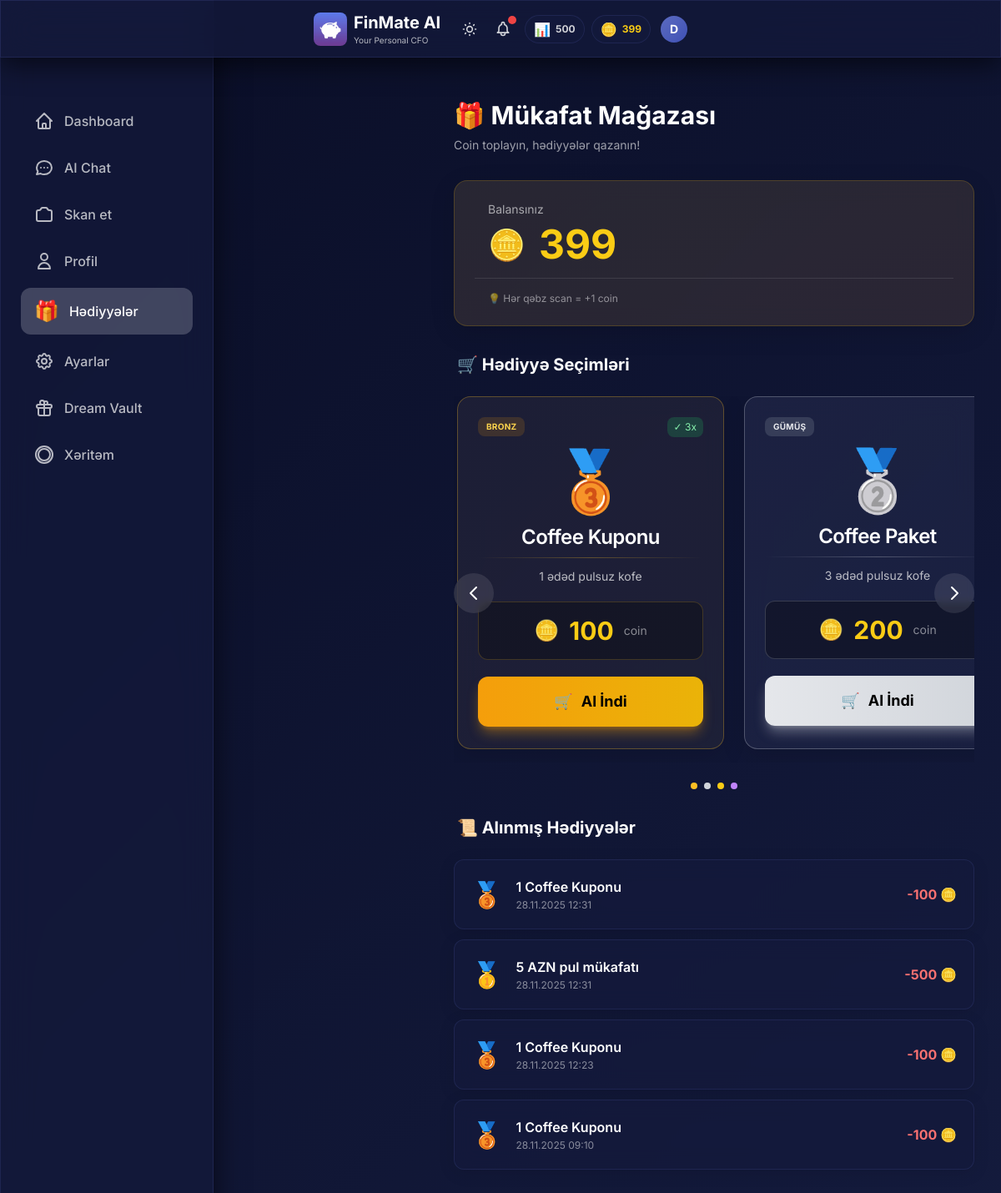
The app's page /rewards (signed in), older data.
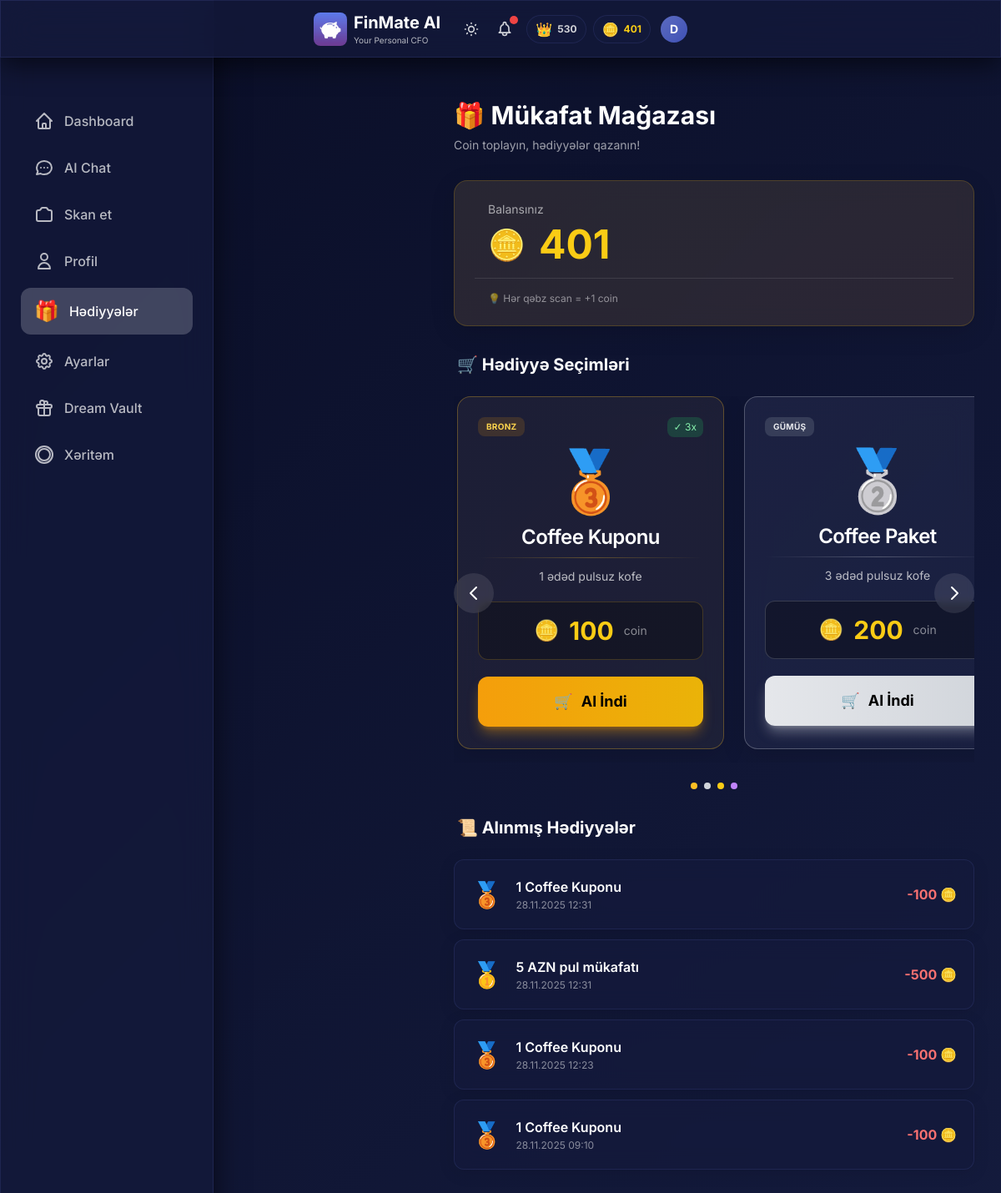
The same page, newer data.
### models.py (models this page shows, shortened)
class User(Base):
    __tablename__ = "users"
    id = Column(Integer, primary_key=True, index=True)
    username = Column(String, unique=True, index=True, nullable=False)
    password_hash = Column(String, nullable=True)  # Hashed password (nullable for demo user)
    monthly_income = Column(Float, nullable=True)  # Monthly salary/income
    monthly_budget = Column(Float, default=1000.0)
    xp_points = Column(Integer, default=0)
    level_title = Column(String, default="Rookie")
    last_rewarded_month = Column(String, nullable=True)  # Format: "YYYY-MM"
    preferred_language = Column(String, default="az")  # az, en, ru
    voice_enabled = Column(Boolean, default=True)
    daily_budget_limit = Column(Float, nullable=True)
    currency = Column(String, default="AZN")  # Display/Base currency
    personality_mode = Column(String, default="normal")  # normal, mom, strict
    is_premium = Column(Boolean, default=False)  # Premium subscription status
    readability_mode = Column(Boolean, default=False)  # Accessibility mode for vision-impaired users
    coins = Column(Integer, default=0)  # FinMate Coins for reward system
    ai_name = Column(String, default="FinMate")  # Customizable AI name
    ai_attitude = Column(String, default="Professional")  # Strict, Funny, Sarcastic, Supportive
    ai_style = Column(String, default="Formal")  # Slang, Shakespearean, Dialect, Short
    ai_persona_mode = Column(String, default="Auto")  # Auto (behavioral profiling) or Manual
    login_streak = Column(Integer, default=0)
    last_login_date = Column(Date, nullable=True)
    created_at = Column(DateTime, default=datetime.utcnow)
    expenses = relationship("Expense", back_populates="user", cascade="all, delete-orphan")
    chat_messages = relationship("ChatMessage", back_populates="user", cascade="all, delete-orphan")
    xp_logs = relationship("XPLog", back_populates="user", cascade="all, delete-orphan")
    dreams = relationship("Dream", back_populates="user", cascade="all, delete-orphan")

### main.py (the view)
@app.get("/rewards")
def rewards_page(request: Request, db: Session = Depends(get_db)):
    user = get_current_user(request, db)
    if not user:
        return RedirectResponse("/login", status_code=303)
    from models import UserReward
    claimed_rewards = db.query(UserReward).filter(UserReward.user_id == user.id).order_by(UserReward.claimed_at.desc()).all()
    reward_counts = {}
    for reward in claimed_rewards:
        reward_counts[reward.reward_type] = reward_counts.get(reward.reward_type, 0) + 1
    return templates.TemplateResponse("rewards.html", {
        "request": request,
        "user": user,
        "claimed_rewards": claimed_rewards,
        "reward_counts": reward_counts
    })

### templates/rewards.html (shortened to what the changed rows need)
{% extends "base.html" %}
{% block content %}
<div class="max-w-2xl mx-auto px-4 py-6 pb-24 lg:ml-64">
    <div class="mb-8">
        <h1 class="text-2xl sm:text-3xl font-bold text-white mb-2">🎁 Mükafat Mağazası</h1>
    </div>
    <div class="glass-card p-6 mb-8 bg-gradient-to-br from-yellow-500/10 to-amber-500/10 border border-yellow-500/20 rounded-2xl"
        style="box-shadow: 0 8px 30px rgba(0, 0, 0, 0.12);">
        <div class="flex items-center justify-between">
            <div class="flex-1 pl-4">
                <div class="flex items-center gap-4">
                    <span class="text-4xl">🪙</span>
                    <span id="coin-balance" class="text-5xl font-bold text-yellow-400">{{ user.coins if user.coins is
                        defined else 0 }}</span>
                </div>
            </div>
        </div>
    </div>
    <div class="mb-8">
        <h2 class="text-xl font-bold text-white mb-6 px-1">🛒 Hədiyyə Seçimləri</h2>
                {% set current_coins = user.coins if user.coins is defined else 0 %}
    </div>
    <div class="space-y-4">
        <h2 class="text-xl font-bold text-white mb-6 px-1">📜 Alınmış Hədiyyələr</h2>
    </div>
</div>
{% endblock %}

### templates/base.html (shortened to what the changed rows need)
<!DOCTYPE html>
<html lang="az" data-theme="dark">
<head>
    <link href="https://cdn.jsdelivr.net/npm/daisyui@4.4.19/dist/full.min.css" rel="stylesheet" type="text/css" />
    <script src="https://cdn.tailwindcss.com"></script>
    <script src="/static/js/tailwind-config.js"></script>
    <link rel="stylesheet" href="/static/css/base.css">
    <link rel="stylesheet" href="/static/css/hamburger_menu.css">
</head>
<body>
    <div class="glass fixed top-0 left-0 right-0 z-50 px-2 sm:px-4 py-2 sm:py-3">
        <div class="flex items-center justify-between max-w-md mx-auto">
            <div class="min-w-0 flex-1 flex items-center gap-2">
                <a href="/" class="min-w-0 flex-1 flex items-center gap-2 hover:opacity-90 transition-opacity">
                    <div class="min-w-0">
                        <h1 class="text-lg sm:text-xl font-bold text-white truncate">FinMate AI</h1>
                    </div>
                </a>
            </div>
            <div class="flex items-center gap-2 sm:gap-3 relative flex-shrink-0">
                {% include "partials/user_stats.html" %}
                <div class="relative flex-shrink-0 group">
                    <button type="button" id="profile-dropdown-btn" class="relative focus:outline-none">
                        <div id="user-avatar"
                            class="w-7 h-7 sm:w-8 sm:h-8 rounded-full flex items-center justify-center text-white font-bold text-xs sm:text-sm transition-all duration-400 group-hover:scale-110 hover:scale-110"
                            style="background: linear-gradient(135deg, var(--accent-primary), var(--accent-secondary));">
                            {{ user.username[0].upper() if user else 'D' }}
                        </div>
                    </button>
                </div>
            </div>
        </div>
    </div>
    <div class="pt-24 pb-8 px-4">
        <div class="w-full lg:max-w-7xl mx-auto">
            {% block content %}{% endblock %}
        </div>
    </div>
</body>
</html>

### templates/partials/user_stats.html
{% if user and user.xp_points is defined %}
<div class="hidden sm:flex items-center gap-2" id="user-stats-container" hx-get="/api/stats"
    hx-trigger="update-stats from:body" hx-swap="outerHTML">
    <div class="flex items-center gap-1.5 glass-card px-2.5 py-1 rounded-full">
        <span class="text-base">{% if user.level_title == 'Rookie' %}🌱{% elif user.level_title ==
            'Saver' %}💰{% elif user.level_title == 'Analyst' %}📊{% elif user.level_title == 'Manager'
            %}🎯{% elif user.level_title == 'CFO' %}👑{% else %}⭐{% endif %}</span>
        <span class="text-xs font-bold text-white/80">{{ user.xp_points }}</span>
    </div>
    <div class="flex items-center gap-1.5 glass-card px-2.5 py-1 rounded-full">
        <span class="text-base">🪙</span>
        <span class="text-xs font-bold text-yellow-400">{{ user.coins or 0 }}</span>
    </div>
</div>
{% endif %}

Row changes from the older to the newer data that the page shows:
changed User: xp_points "500" → "530"; coins "399" → "401"
